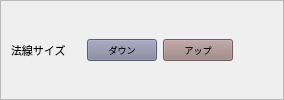
                <widget class="QFrame" name="normalSizeFrame">
                 <property name="frameShape">
                  <enum>QFrame::StyledPanel</enum>
                 </property>
                 <property name="frameShadow">
                  <enum>QFrame::Raised</enum>
                 </property>
                 <layout class="QGridLayout" name="gridLayout_6">
                  <property name="leftMargin">
                   <number>10</number>
                  </property>
                  <property name="topMargin">
                   <number>2</number>
                  </property>
                  <property name="rightMargin">
                   <number>10</number>
                  </property>
                  <property name="bottomMargin">
                   <number>2</number>
                  </property>
                  <item row="1" column="0">
                   <layout class="QHBoxLayout" name="normalSizeHLO">
                    <item>
                     <widget class="QLabel" name="normalSizeLbl">
                      <property name="minimumSize">
                       <size>
                        <width>70</width>
                        <height>0</height>
                       </size>
                      </property>
                      <property name="maximumSize">
                       <size>
                        <width>70</width>
                        <height>16777215</height>
                       </size>
                      </property>
                      <property name="font">
                       <font>
                        <pointsize>8</pointsize>
                       </font>
                      </property>
                      <property name="text">
                       <string>法線サイズ</string>
                      </property>
                     </widget>
                    </item>
                    <item>
                     <widget class="QPushButton" name="normalSizeDownBtn">
                      <property name="minimumSize">
                       <size>
                        <width>70</width>
                        <height>0</height>
                       </size>
                      </property>
                      <property name="maximumSize">
                       <size>
                        <width>70</width>
                        <height>16777215</height>
                       </size>
                      </property>
                      <property name="font">
                       <font>
                        <pointsize>7</pointsize>
                       </font>
                      </property>
                      <property name="styleSheet">
                       <string notr="true">#normalSizeDownBtn{background-color:#80809a;color:#000;}</string>
                      </property>
                      <property name="text">
                       <string>ダウン</string>
                      </property>
                     </widget>
                    </item>
                    <item>
                     <widget class="QPushButton" name="normalSizeUpBtn">
                      <property name="minimumSize">
                       <size>
                        <width>70</width>
                        <height>0</height>
                       </size>
                      </property>
                      <property name="maximumSize">
                       <size>
                        <width>70</width>
                        <height>16777215</height>
                       </size>
                      </property>
                      <property name="font">
                       <font>
                        <pointsize>7</pointsize>
                       </font>
                      </property>
                      <property name="styleSheet">
                       <string notr="true">#normalSizeUpBtn{background-color:#9a8080;color:#000;}</string>
                      </property>
                      <property name="text">
                       <string>アップ</string>
                      </property>
                     </widget>
                    </item>
                    <item>
                     <spacer name="horizontalSpacer_3">
                      <property name="orientation">
                       <enum>Qt::Horizontal</enum>
                      </property>
                      <property name="sizeHint" stdset="0">
                       <size>
                        <width>40</width>
                        <height>20</height>
                       </size>
                      </property>
                     </spacer>
                    </item>
                   </layout>
                  </item>
                 </layout>
                </widget>
